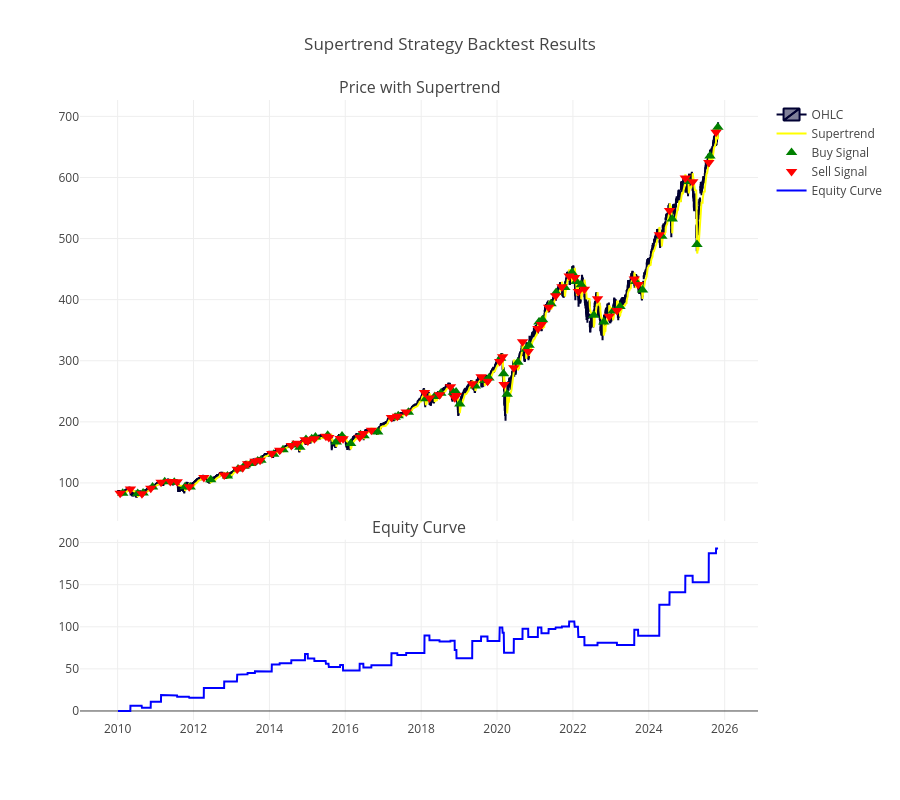

Notebook source saved alongside this figure:
### Code cell
# Plot equity curve
import plotly.graph_objects as go
from plotly.subplots import make_subplots

fig = make_subplots(rows=2, cols=1, shared_xaxes=True,
                   vertical_spacing=0.03, subplot_titles=('Price with Supertrend', 'Equity Curve'),
                   row_heights=[0.7, 0.3])

# Add candlestick
fig.add_trace(go.Candlestick(x=df['Date'],
                            open=df['Open'],
                            high=df['High'],
                            low=df['Low'],
                            close=df['Close'],
                            name='OHLC'),
              row=1, col=1)

# Add Supertrend line
fig.add_trace(go.Scatter(x=df['Date'],
                        y=df['supertrend'],
                        mode='lines',
                        name='Supertrend',
                        line=dict(color='yellow')),
              row=1, col=1)

# Add buy signals
buy_signals = df[df['crossover_supertrend'] == 1]
fig.add_trace(go.Scatter(x=buy_signals['Date'],
                        y=buy_signals['Low'],
                        mode='markers',
                        name='Buy Signal',
                        marker=dict(color='green', symbol='triangle-up', size=10)),
              row=1, col=1)

# Add sell signals
sell_signals = df[df['crossover_supertrend'] == -1]
fig.add_trace(go.Scatter(x=sell_signals['Date'],
                        y=sell_signals['High'],
                        mode='markers',
                        name='Sell Signal',
                        marker=dict(color='red', symbol='triangle-down', size=10)),
              row=1, col=1)

# Add equity curve
fig.add_trace(go.Scatter(x=df['Date'],
                        y=df['Cumulative_Return'],
                        mode='lines',
                        name='Equity Curve',
                        line=dict(color='blue')),
              row=2, col=1)

# Update layout
fig.update_layout(
    title_text="Supertrend Strategy Backtest Results",
    xaxis_rangeslider_visible=False,
    height=800
)

fig.show()

### Figure 1 — Plotly figure (JSON) as saved in the notebook; plotly's stock layout.template omitted (floating-point values rounded to 4 significant figures; data arrays with more than 128 entries replaced by an {"elided": "..."} marker saying what was removed)
{"data": [{"close": {"elided": "3981 float values"}, "high": {"elided": "3981 float values"}, "low": {"elided": "3981 float values"}, "name": "OHLC", "open": {"elided": "3981 float values"}, "type": "candlestick", "x": {"elided": "3981 str values"}, "xaxis": "x", "yaxis": "y"}, {"line": {"color": "yellow"}, "mode": "lines", "name": "Supertrend", "type": "scatter", "x": {"elided": "3981 str values"}, "xaxis": "x", "y": {"elided": "3981 float values"}, "yaxis": "y"}, {"marker": {"color": "green", "size": 10, "symbol": "triangle-up"}, "mode": "markers", "name": "Buy Signal", "type": "scatter", "x": ["2010-02-19T00:00:00", "2010-07-13T00:00:00", "2010-09-03T00:00:00", "2010-12-03T00:00:00", "2011-03-30T00:00:00", "2011-06-30T00:00:00", "2011-10-12T00:00:00", "2011-11-30T00:00:00", "2012-06-15T00:00:00", "2012-11-23T00:00:00", "2013-03-05T00:00:00", "2013-05-02T00:00:00", "2013-07-08T00:00:00", "2013-09-10T00:00:00", "2013-10-11T00:00:00", "2014-02-11T00:00:00", "2014-05-12T00:00:00", "2014-08-18T00:00:00", "2014-10-21T00:00:00", "2014-12-19T00:00:00", "2015-02-12T00:00:00", "2015-03-20T00:00:00", "2015-07-16T00:00:00", "2015-10-07T00:00:00", "2015-12-01T00:00:00", "2016-02-22T00:00:00", "2016-05-27T00:00:00", "2016-06-30T00:00:00", "2016-11-09T00:00:00", "2017-04-25T00:00:00", "2017-05-25T00:00:00", "2017-08-31T00:00:00", "2018-02-15T00:00:00", "2018-05-11T00:00:00", "2018-07-09T00:00:00", "2018-11-07T00:00:00", "2018-12-03T00:00:00", "2019-01-08T00:00:00", "2019-06-07T00:00:00", "2019-09-05T00:00:00", "2019-10-15T00:00:00", "2020-02-05T00:00:00", "2020-03-04T00:00:00", "2020-04-08T00:00:00", "2020-07-20T00:00:00", "2020-10-08T00:00:00", "2020-11-05T00:00:00", "2021-02-08T00:00:00", "2021-03-15T00:00:00", "2021-06-04T00:00:00", "2021-07-23T00:00:00", "2021-10-15T00:00:00", "2021-12-23T00:00:00", "2022-02-02T00:00:00", "2022-03-22T00:00:00", "2022-07-21T00:00:00", "2022-10-25T00:00:00", "2023-01-23T00:00:00", "2023-03-30T00:00:00", "2023-08-29T00:00:00", "2023-11-02T00:00:00", "2024-05-06T00:00:00", "2024-08-14T00:00:00", "2025-01-21T00:00:00", "2025-04-09T00:00:00", "2025-08-12T00:00:00", "2025-10-27T00:00:00"], "xaxis": "x", "y": [83.04, 82.7, 83.47, 93.2, 102.0, 101.2, 93.67, 93.41, 105.3, 111.3, 123.0, 127.5, 131.9, 136.0, 137.1, 147.1, 154.3, 162.2, 158.6, 171.2, 172.4, 175.3, 177.9, 166.9, 176.7, 164.7, 179.0, 177.4, 183.3, 207.4, 210.1, 215.6, 237.9, 241.4, 246.8, 248.5, 248.9, 229.1, 258.9, 267.6, 271.6, 303.9, 278.8, 245.2, 297.7, 318.7, 325.2, 363.6, 367.0, 393.4, 411.6, 419.8, 444.6, 429.8, 424.3, 374.3, 363.4, 381.5, 388.8, 429.8, 415.8, 504.0, 532.0, 593.5, 490.2, 635.0, 682.1], "yaxis": "y"}, {"marker": {"color": "red", "size": 10, "symbol": "triangle-down"}, "mode": "markers", "name": "Sell Signal", "type": "scatter", "x": ["2010-01-25T00:00:00", "2010-05-04T00:00:00", "2010-08-23T00:00:00", "2010-11-16T00:00:00", "2011-02-23T00:00:00", "2011-05-23T00:00:00", "2011-07-28T00:00:00", "2011-11-21T00:00:00", "2012-04-10T00:00:00", "2012-10-23T00:00:00", "2013-02-25T00:00:00", "2013-04-18T00:00:00", "2013-06-05T00:00:00", "2013-08-15T00:00:00", "2013-10-03T00:00:00", "2014-01-24T00:00:00", "2014-04-10T00:00:00", "2014-07-31T00:00:00", "2014-09-25T00:00:00", "2014-12-10T00:00:00", "2015-01-06T00:00:00", "2015-03-10T00:00:00", "2015-06-29T00:00:00", "2015-07-27T00:00:00", "2015-11-13T00:00:00", "2015-12-11T00:00:00", "2016-05-19T00:00:00", "2016-06-24T00:00:00", "2016-09-09T00:00:00", "2017-03-21T00:00:00", "2017-05-17T00:00:00", "2017-08-10T00:00:00", "2018-02-02T00:00:00", "2018-03-22T00:00:00", "2018-06-27T00:00:00", "2018-10-10T00:00:00", "2018-11-20T00:00:00", "2018-12-07T00:00:00", "2019-05-08T00:00:00", "2019-08-01T00:00:00", "2019-10-02T00:00:00", "2020-01-27T00:00:00", "2020-02-24T00:00:00", "2020-03-09T00:00:00", "2020-06-11T00:00:00", "2020-09-03T00:00:00", "2020-10-28T00:00:00", "2021-01-29T00:00:00", "2021-03-04T00:00:00", "2021-05-12T00:00:00", "2021-07-19T00:00:00", "2021-09-17T00:00:00", "2021-11-26T00:00:00", "2022-01-18T00:00:00", "2022-02-22T00:00:00", "2022-04-22T00:00:00", "2022-08-26T00:00:00", "2022-12-16T00:00:00", "2023-03-01T00:00:00", "2023-08-15T00:00:00", "2023-09-21T00:00:00", "2024-04-12T00:00:00", "2024-07-19T00:00:00", "2024-12-18T00:00:00", "2025-02-27T00:00:00", "2025-08-01T00:00:00", "2025-10-10T00:00:00"], "xaxis": "x", "y": [83.08, 89.94, 82.42, 91.2, 101.3, 102.3, 102.0, 93.68, 108.8, 112.9, 122.4, 125.0, 131.4, 135.4, 137.3, 148.4, 153.6, 161.4, 164.9, 170.6, 168.8, 172.2, 176.4, 174.5, 172.9, 172.5, 174.8, 181.1, 186.4, 207.2, 209.4, 216.0, 248.1, 239.0, 244.5, 257.3, 239.4, 243.2, 262.2, 273.9, 266.6, 298.8, 306.6, 261.2, 288.6, 330.9, 315.3, 352.7, 359.5, 387.5, 406.5, 421.0, 438.6, 436.4, 413.2, 416.9, 401.4, 372.7, 382.5, 433.9, 425.0, 506.4, 545.8, 599.1, 592.8, 624.6, 674.0], "yaxis": "y"}, {"line": {"color": "blue"}, "mode": "lines", "name": "Equity Curve", "type": "scatter", "x": {"elided": "3981 str values"}, "xaxis": "x2", "y": {"elided": "3981 float values"}, "yaxis": "y2"}], "layout": {"annotations": [{"font": {"size": 16}, "showarrow": false, "text": "Price with Supertrend", "x": 0.5, "xanchor": "center", "xref": "paper", "y": 1.0, "yanchor": "bottom", "yref": "paper"}, {"font": {"size": 16}, "showarrow": false, "text": "Equity Curve", "x": 0.5, "xanchor": "center", "xref": "paper", "y": 0.291, "yanchor": "bottom", "yref": "paper"}], "height": 800, "title": {"text": "Supertrend Strategy Backtest Results"}, "xaxis": {"anchor": "y", "domain": [0, 1], "matches": "x2", "rangeslider": {"visible": false}, "showticklabels": false}, "xaxis2": {"anchor": "y2", "domain": [0, 1]}, "yaxis": {"anchor": "x", "domain": [0.321, 1.0]}, "yaxis2": {"anchor": "x2", "domain": [0, 0.291]}}}
